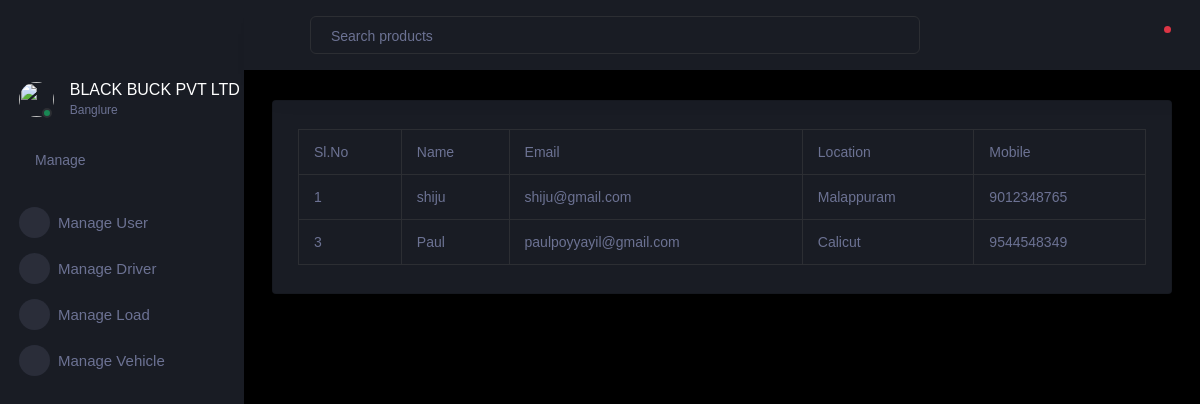
Screenshot of /view_approved_user with the database file from the repository.
### easy_load/models.py (models this page shows, shortened)
class user(models.Model):
    login_id = models.ForeignKey(log, on_delete=models.CASCADE)
    name = models.CharField(max_length=100, unique=True)
    email = models.EmailField(max_length=100, unique=True)
    mobile = models.CharField(max_length=13, unique=True)
    location = models.CharField(max_length=50)
    role = models.CharField(max_length=10)
    status = models.CharField(max_length=10)
    fcm_token = models.CharField(max_length=500, default="", blank=True)

### easy_load/views.py (the view)
# urls.py: path("view_approved_user", views.view_approved_user, name="view_approved_user"),
def view_approved_user(request):
    data = user.objects.all()
    return render(request, "forms/view_approved_users.html", {"data": data})

### easy_load/templates/forms/view_approved_users.html (shortened to what this page needs)
<!DOCTYPE html>
<html lang="en">
  <head>
    <link rel="stylesheet" href="../../static/assets/vendors/mdi/css/materialdesignicons.min.css">
    <link rel="stylesheet" href="../../static/assets/vendors/css/vendor.bundle.base.css">
    <link rel="stylesheet" href="../../static/assets/vendors/select2/select2.min.css">
    <link rel="stylesheet" href="../../static/assets/vendors/select2-bootstrap-theme/select2-bootstrap.min.css">
    <link rel="stylesheet" href="../../static/assets/css/style.css">
  </head>
  <body>
    <div class="container-scroller">
      <nav class="sidebar sidebar-offcanvas" id="sidebar">
        <div class="sidebar-brand-wrapper d-none d-lg-flex align-items-center justify-content-center fixed-top">
        </div>
        <ul class="nav">
          <li class="nav-item profile">
            <div class="profile-desc">
              <div class="profile-pic">
                <div class="count-indicator">
                  <img class="img-xs rounded-circle " src="../../static/assets/images/faces/face15.jpg" alt="">
                  <span class="count bg-success"></span>
                </div>
                <div class="profile-name">
                  <h5 class="mb-0 font-weight-normal">BLACK BUCK PVT LTD</h5>
                  <span>Banglure</span>
                </div>
              </div>
              <a href="#" id="profile-dropdown" data-bs-toggle="dropdown"><i class="mdi mdi-dots-vertical"></i></a>
              <div class="dropdown-menu dropdown-menu-right sidebar-dropdown preview-list" aria-labelledby="profile-dropdown">
                <a href="#" class="dropdown-item preview-item">
          </li>
          <li class="nav-item nav-category">
            <span class="nav-link">Manage</span>
          </li>
          <li class="nav-item menu-items">
            <a class="nav-link" data-bs-toggle="collapse" href="#ui-basic" aria-expanded="false" aria-controls="ui-basic">
              <span class="menu-icon">
                <i class="mdi mdi-laptop"></i>
              </span>
              <span class="menu-title">Manage User</span>
              <i class="menu-arrow"></i>
            </a>
          </li>
          <li class="nav-item menu-items">
            <a class="nav-link" data-bs-toggle="collapse" href="#ui-basic" aria-expanded="false" aria-controls="ui-basic">
              <span class="menu-icon">
                <i class="mdi mdi-laptop"></i>
              </span>
              <span class="menu-title">Manage Driver</span>
              <i class="menu-arrow"></i>
            </a>
            <li class="nav-item menu-items">
                <a class="nav-link" data-bs-toggle="collapse" href="#ui-basic" aria-expanded="false" aria-controls="ui-basic">
                  <span class="menu-icon">
                    <i class="mdi mdi-laptop"></i>
                  </span>
                  <span class="menu-title">Manage Load</span>
                  <i class="menu-arrow"></i>
                </a>
              </li>
              <li class="nav-item menu-items">
                <a class="nav-link" data-bs-toggle="collapse" href="#ui-basic" aria-expanded="false" aria-controls="ui-basic">
                  <span class="menu-icon">
                    <i class="mdi mdi-laptop"></i>
                  </span>
                  <span class="menu-title">Manage Vehicle</span>
                  <i class="menu-arrow"></i>
                </a>
              </li>
        </ul>
      </nav>
      <div class="container-fluid page-body-wrapper">
        <nav class="navbar p-0 fixed-top d-flex flex-row">
          <div class="navbar-menu-wrapper flex-grow d-flex align-items-stretch">
            <button class="navbar-toggler navbar-toggler align-self-center" type="button" data-toggle="minimize">
              <span class="mdi mdi-menu"></span>
            </button>
            <ul class="navbar-nav w-100">
              <li class="nav-item w-100">
                <form class="nav-link mt-2 mt-md-0 d-none d-lg-flex search">
                  <input type="text" class="form-control" placeholder="Search products">
                </form>
              </li>
            </ul>
            <ul class="navbar-nav navbar-nav-right">
              <li class="nav-item dropdown border-left">
                <a class="nav-link count-indicator dropdown-toggle" id="notificationDropdown" href="#" data-bs-toggle="dropdown">
                  <i class="mdi mdi-bell"></i>
                  <span class="count bg-danger"></span>
                </a>
              </li>
            </ul>
          </div>
        </nav>
        <div class="main-panel">
          <div class="content-wrapper">
            <div class="row">
              <div class="col-lg-12 grid-margin stretch-card">
                <div class="card">
                  <div class="card-body">
                    <div class="table-responsive">
                      <table class="table table-bordered">
                        <thead>
                            <tr>
                              <th>Sl.No</th>
                              <th>Name</th>
                              <th>Email</th>
                              <th>Location</th>
                              <th>Mobile</th>
                            </tr>
                          </thead>
                          <tbody>
                            {% for i in data %}
                            {% if i.status == '1' %}
                            <tr>
                              <td>{{forloop.counter}}</td>
                              <td>{{i.name}}</td>
                              <td>{{i.email}}</td>
                              <td>{{i.location}}</td>
                              <td>{{i.mobile}}</td>
                            </tr>
                            {% endif %}
                            {% endfor %}
                          </tbody>
                      </table>
                    </div>
                  </div>
                </div>
              </div>
        </div>
      </div>
    </div>
  </body>
</html>

### rows the page displays
user: name "shiju", email "shiju@gmail.com", location "Malappuram", mobile "9012348765"
user: name "Paul", email "paulpoyyayil@gmail.com", location "Calicut", mobile "9544548349"
